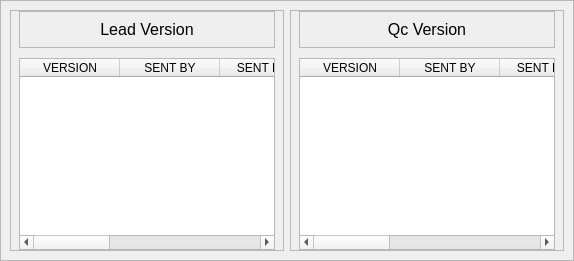
                                    <widget class="QWidget" name="versions_page">
                                     <attribute name="title">
                                      <string>VERSIONS</string>
                                     </attribute>
                                     <layout class="QGridLayout" name="gridLayout_37">
                                      <property name="leftMargin">
                                       <number>0</number>
                                      </property>
                                      <property name="topMargin">
                                       <number>0</number>
                                      </property>
                                      <property name="rightMargin">
                                       <number>0</number>
                                      </property>
                                      <property name="bottomMargin">
                                       <number>0</number>
                                      </property>
                                      <property name="spacing">
                                       <number>0</number>
                                      </property>
                                      <item row="0" column="0">
                                       <widget class="QFrame" name="frame_2">
                                        <property name="frameShape">
                                         <enum>QFrame::StyledPanel</enum>
                                        </property>
                                        <property name="frameShadow">
                                         <enum>QFrame::Raised</enum>
                                        </property>
                                        <layout class="QHBoxLayout" name="horizontalLayout_40">
                                         <item>
                                          <widget class="QFrame" name="frame_12">
                                           <property name="frameShape">
                                            <enum>QFrame::StyledPanel</enum>
                                           </property>
                                           <property name="frameShadow">
                                            <enum>QFrame::Raised</enum>
                                           </property>
                                           <layout class="QGridLayout" name="gridLayout_31">
                                            <property name="leftMargin">
                                             <number>8</number>
                                            </property>
                                            <property name="topMargin">
                                             <number>0</number>
                                            </property>
                                            <property name="rightMargin">
                                             <number>8</number>
                                            </property>
                                            <property name="bottomMargin">
                                             <number>0</number>
                                            </property>
                                            <property name="horizontalSpacing">
                                             <number>0</number>
                                            </property>
                                            <property name="verticalSpacing">
                                             <number>10</number>
                                            </property>
                                            <item row="0" column="0">
                                             <widget class="QFrame" name="frame_11">
                                              <property name="frameShape">
                                               <enum>QFrame::StyledPanel</enum>
                                              </property>
                                              <property name="frameShadow">
                                               <enum>QFrame::Raised</enum>
                                              </property>
                                              <layout class="QGridLayout" name="gridLayout_30">
                                               <property name="leftMargin">
                                                <number>0</number>
                                               </property>
                                               <property name="topMargin">
                                                <number>8</number>
                                               </property>
                                               <property name="rightMargin">
                                                <number>0</number>
                                               </property>
                                               <property name="bottomMargin">
                                                <number>8</number>
                                               </property>
                                               <property name="spacing">
                                                <number>0</number>
                                               </property>
                                               <item row="0" column="0">
                                                <widget class="QLabel" name="label_39">
                                                 <property name="font">
                                                  <font>
                                                   <family>Segoe UI</family>
                                                   <pointsize>12</pointsize>
                                                  </font>
                                                 </property>
                                                 <property name="text">
                                                  <string>Lead Version</string>
                                                 </property>
                                                 <property name="alignment">
                                                  <set>Qt::AlignCenter</set>
                                                 </property>
                                                </widget>
                                               </item>
                                              </layout>
                                             </widget>
                                            </item>
                                            <item row="1" column="0">
                                             <widget class="QTableWidget" name="int_tabWid">
                                              <property name="focusPolicy">
                                               <enum>Qt::NoFocus</enum>
                                              </property>
                                              <property name="editTriggers">
                                               <set>QAbstractItemView::NoEditTriggers</set>
                                              </property>
                                              <property name="showGrid">
                                               <bool>false</bool>
                                              </property>
                                              <attribute name="verticalHeaderVisible">
                                               <bool>false</bool>
                                              </attribute>
                                              <column>
                                               <property name="text">
                                                <string>VERSION</string>
                                               </property>
                                              </column>
                                              <column>
                                               <property name="text">
                                                <string>SENT BY</string>
                                               </property>
                                              </column>
                                              <column>
                                               <property name="text">
                                                <string>SENT DATE</string>
                                               </property>
                                              </column>
                                              <column>
                                               <property name="text">
                                                <string>STATUS</string>
                                               </property>
                                              </column>
                                              <column>
                                               <property name="text">
                                                <string>VERIFIED BY</string>
                                               </property>
                                              </column>
                                              <column>
                                               <property name="text">
                                                <string>VERIFIED DATE</string>
                                               </property>
                                              </column>
                                             </widget>
                                            </item>
                                           </layout>
                                          </widget>
                                         </item>
                                         <item>
                                          <widget class="QFrame" name="frame_38">
                                           <property name="frameShape">
                                            <enum>QFrame::StyledPanel</enum>
                                           </property>
                                           <property name="frameShadow">
                                            <enum>QFrame::Raised</enum>
                                           </property>
                                           <layout class="QGridLayout" name="gridLayout_33">
                                            <property name="leftMargin">
                                             <number>8</number>
                                            </property>
                                            <property name="topMargin">
                                             <number>0</number>
                                            </property>
                                            <property name="rightMargin">
                                             <number>8</number>
                                            </property>
                                            <property name="bottomMargin">
                                             <number>0</number>
                                            </property>
                                            <property name="horizontalSpacing">
                                             <number>0</number>
                                            </property>
                                            <property name="verticalSpacing">
                                             <number>10</number>
                                            </property>
                                            <item row="0" column="0">
                                             <widget class="QFrame" name="frame_39">
                                              <property name="frameShape">
                                               <enum>QFrame::StyledPanel</enum>
                                              </property>
                                              <property name="frameShadow">
                                               <enum>QFrame::Raised</enum>
                                              </property>
                                              <layout class="QGridLayout" name="gridLayout_34">
                                               <property name="leftMargin">
                                                <number>0</number>
                                               </property>
                                               <property name="topMargin">
                                                <number>8</number>
                                               </property>
                                               <property name="rightMargin">
                                                <number>0</number>
                                               </property>
                                               <property name="bottomMargin">
                                                <number>8</number>
                                               </property>
                                               <property name="spacing">
                                                <number>0</number>
                                               </property>
                                               <item row="0" column="0">
                                                <widget class="QLabel" name="label_40">
                                                 <property name="font">
                                                  <font>
                                                   <family>Segoe UI</family>
                                                   <pointsize>12</pointsize>
                                                  </font>
                                                 </property>
                                                 <property name="text">
                                                  <string>Qc Version</string>
                                                 </property>
                                                 <property name="alignment">
                                                  <set>Qt::AlignCenter</set>
                                                 </property>
                                                </widget>
                                               </item>
                                              </layout>
                                             </widget>
                                            </item>
                                            <item row="1" column="0">
                                             <widget class="QTableWidget" name="qc_tabWid">
                                              <property name="focusPolicy">
                                               <enum>Qt::NoFocus</enum>
                                              </property>
                                              <property name="editTriggers">
                                               <set>QAbstractItemView::NoEditTriggers</set>
                                              </property>
                                              <property name="showGrid">
                                               <bool>false</bool>
                                              </property>
                                              <attribute name="verticalHeaderVisible">
                                               <bool>false</bool>
                                              </attribute>
                                              <column>
                                               <property name="text">
                                                <string>VERSION</string>
                                               </property>
                                              </column>
                                              <column>
                                               <property name="text">
                                                <string>SENT BY</string>
                                               </property>
                                              </column>
                                              <column>
                                               <property name="text">
                                                <string>SENT DATE</string>
                                               </property>
                                              </column>
                                              <column>
                                               <property name="text">
                                                <string>STATUS</string>
                                               </property>
                                              </column>
                                              <column>
                                               <property name="text">
                                                <string>VERIFIED BY</string>
                                               </property>
                                              </column>
                                              <column>
                                               <property name="text">
                                                <string>VERIFIED DATE</string>
                                               </property>
                                              </column>
                                             </widget>
                                            </item>
                                           </layout>
                                          </widget>
                                         </item>
                                        </layout>
                                       </widget>
                                      </item>
                                     </layout>
                                    </widget>
